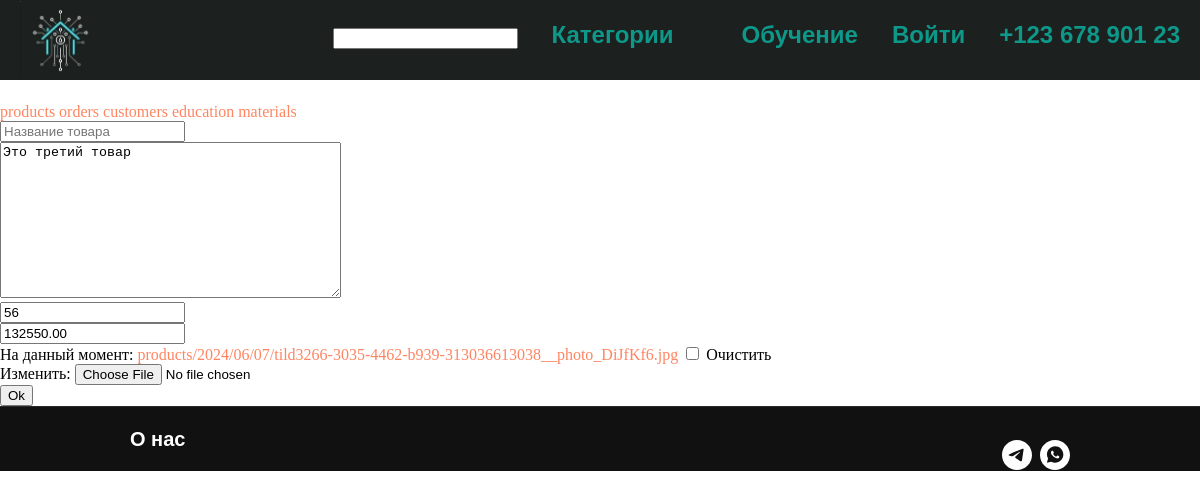
Screenshot of /edit_product/3 with the database file from the repository.
### shop/models.py (models this page shows, shortened)
class Product(models.Model):
    name = models.CharField(
        max_length=200, unique=True, verbose_name='Наменование продукта'
        )
    slug = models.SlugField(
        max_length=200, unique=True, blank=True, null=True, verbose_name='URL'
        )
    image = models.ImageField(
        upload_to='products/%Y/%m/%d', blank=True, verbose_name='Изображение'
        )
    description = models.CharField(
        max_length=250, blank=True, null=True, verbose_name='Описание'
        )
    price = models.DecimalField(
        default=0.00, max_digits=10, decimal_places=2, verbose_name='Цена'
        )
    quantity = models.PositiveSmallIntegerField(
        default=0, verbose_name="Остаток"
        )
    attributes = models.TextField(
        max_length=1000, blank=True, null=True, verbose_name='Характеристики'
        )
    status = models.CharField(max_length=255, choices=STATUS, default='open')

### shop/views/alex.py (the view)
# urls.py: path('edit_product/<int:pk>',views.edit_product,name='edit_product'),
def edit_product(request,pk):
    product = Product.objects.get(pk=pk)
    form = ProductForm(request.POST or None,request.FILES or None,instance=product)
    if form.is_valid():
        form.save()
        return redirect('shop:products')
    return render(request, 'product_form.html', {'form': form})

### shop/forms.py
class ProductForm(forms.ModelForm):
    image = forms.ImageField(widget=forms.TextInput(
        attrs={"type": "image"}
    ))
    price = forms.DecimalField(
        max_digits=10, decimal_places=2
    )
    class Meta:
        model = Product
        fields = ["name", "slug", "image", "description", "price", "quantity", "attributes"]

### shop/templatetags/index.py (called while the page is built)
@register.filter
def split_url(addr, i):
    return addr.split(i)

### cms/templates/product_form.html (shortened to what this page needs)
{% extends 'layout.html' %}
{% block content_cms %}
    <div class="section">
        <div class="container">
            <div class="columns is-centered is-vcentered">
                <div class="column is-5">
                    <form class="box" method="post" enctype="multipart/form-data">
                        {% for field in form %}
                            <div class="field">
                                <div class="control">
                                    {{field}}
                                </div>
                            </div>
                        {% endfor %}
                        <button class="button is-success">Ok</button>
                    </form>
                </div>
            </div>
        </div>
    </div>
{% endblock %}

### rows the page displays
Product: form "Это третий товар" "56" "132550.00"
